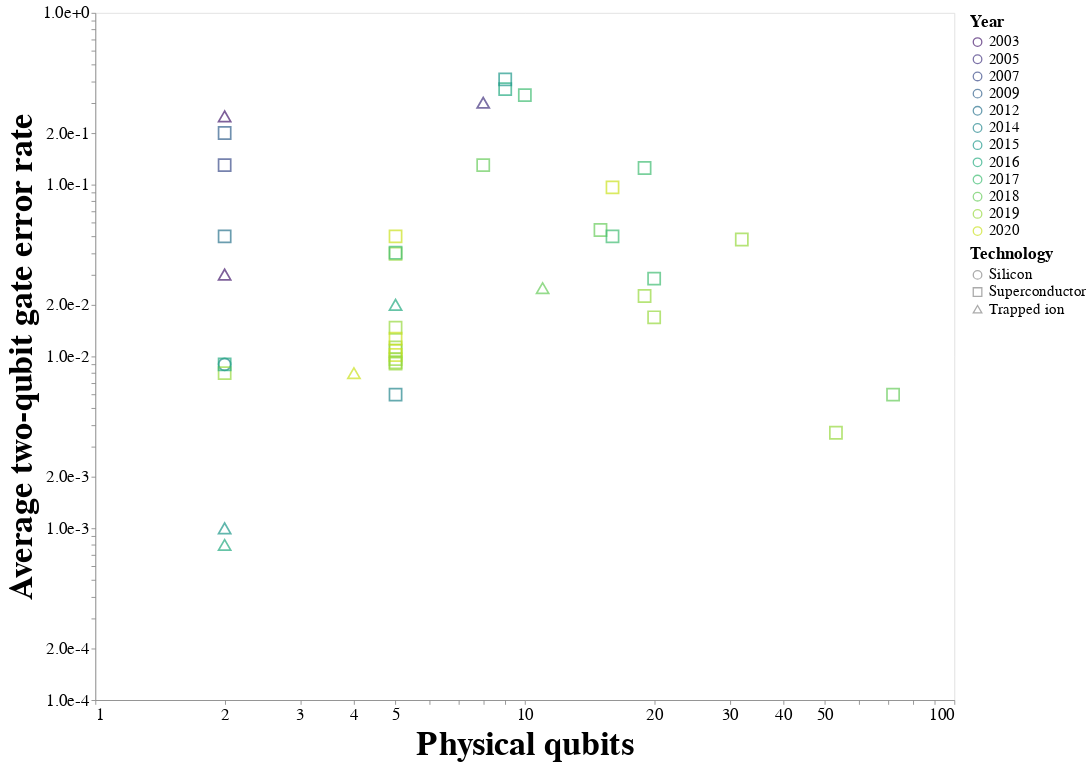

The cell this chart's notebook holds for it:
### Code cell
#@title Plot physical qubits against error rate {display-mode: "form"}
mask = df.notna()["Physical qubits"]
mask &= df.notna()["Average two-qubit gate error rate"]
n = np.sum(mask)
print(f"n={ n }")
alt.Chart(df, width=1000, height=800).mark_point(size=200).encode(
  x=alt.X("Physical qubits", scale=alt.Scale(type="log")),
  y=alt.Y("Average two-qubit gate error rate", scale=alt.Scale(type="log"),axis=alt.Axis(format=".1e")),
  color = alt.Color("Year:O", 
                    scale=alt.Scale(scheme='viridis')
          ),
  shape = 'Technology'
).configure_axis(grid=False,
    labelFontSize=20,
    titleFontSize=40).interactive().configure_legend(
    titleFontSize=20,
    labelFontSize = 18,
    gradientLength=400,
    gradientThickness=30
)
